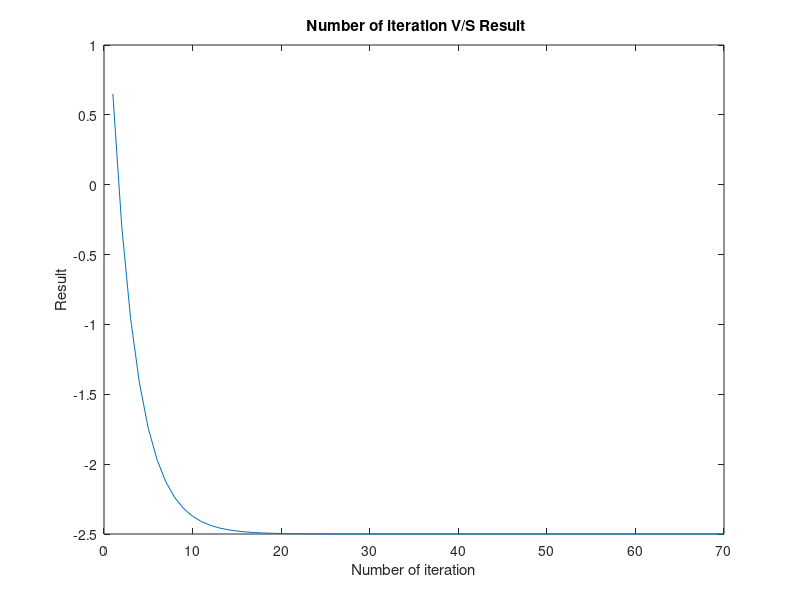

Here is the MATLAB script that generated this plot:
% Given function is : (x^2)+(5*x)-6;
learning_rate=0.3;
resultVector=[];
x=2;

for i=1:70
    result=x-((learning_rate*(((2*x)+5))/(2))); 
    resultVector(end+1)=result;
    x=result;
end

figure;
plot(1:70,resultVector);
xlabel('Number of iteration');
ylabel('Result');
title(' Number of iteration V/S Result');
for i=1:69
   diff=resultVector(i)-resultVector(i+1);
   if(diff<0.00001)
       iteration=i;
       finalResult=resultVector(i);
   break;
   end
end
fprintf('Final Result');disp(finalResult);
fprintf('Learning rate is :');disp(learning_rate);
fprintf('Iterations required for convergance :');disp(iteration);



